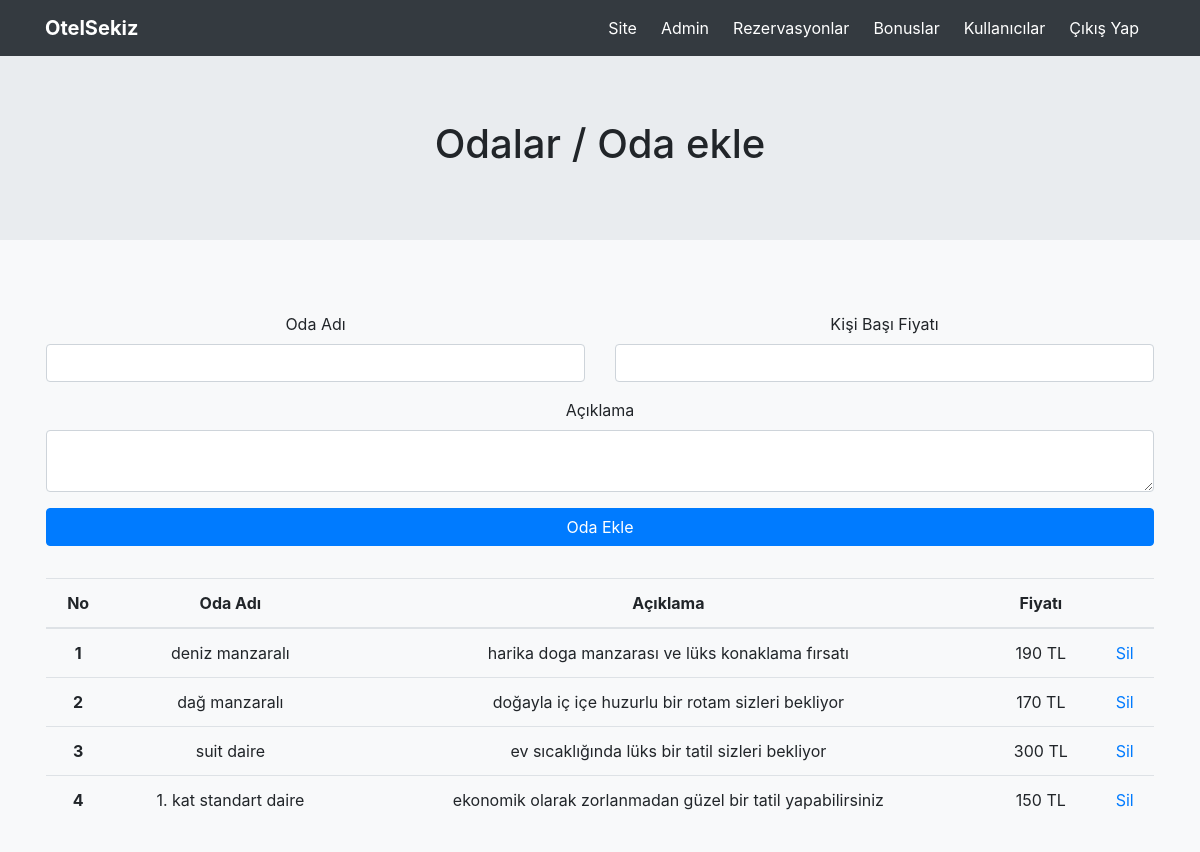
/admin (signed in), run on the app's committed database.
### app.py (models this page shows)
    class Oda(db.Model):
        __tablename__ = 'odalar'
        id = db.Column(db.Integer(), primary_key=True)
        baslik = db.Column(db.String(120), server_default='')
        aciklama = db.Column(db.String(200), server_default='')
        fiyat = db.Column(db.String(20), server_default='0')

### app.py (the view)
    @app.route('/admin')
    @roles_required('Admin')
    def admin_index():
        odalar = Oda.query.order_by(Oda.id).all()
        return render_template('admin/index.html', odalar = odalar)

### templates/admin/index.html (shortened to what this page needs)
{% include 'admin/header.html' %}
<div class="jumbotron jumbotron-fluid">
  <div class="container">
    <h1 class="display-6 text-center">Odalar / Oda ekle</h1>
  </div>
</div>
<div class="container p-3 text-center">
  <form class="mt-4" action="/admin/odaekle" method="post">
    <div class="row justify-content-center">
     <div class="col-lg-6">
       <div class="form-group mb-3">
         <label for="input">Oda Adı</label>
         <input class="form-control" type="text" name="oda_adi" id="input" required>
       </div>
     </div>
     <div class="col-lg-6">
       <div class="form-group mb-3">
         <label for="input">Kişi Başı Fiyatı</label>
         <input class="form-control" type="number" name="oda_fiyat" id="input" required>
       </div>
     </div>
     <div class="col-lg-12">
       <div class="form-group mb-3">
         <label for="input">Açıklama</label>
         <textarea name="oda_aciklama" rows="2" class="form-control"></textarea>
       </div>
     </div>
     <div class="col-lg-12">
       <div class="form-group mb-3">
         <button type="submit" class="btn btn-primary btn-block">Oda Ekle</button>
       </div>
     </div>
    </div>
  </form>
  <table class="table mt-3">
    <thead>
      <tr>
        <th scope="col">No</th>
        <th scope="col">Oda Adı</th>
        <th scope="col">Açıklama</th>
        <th scope="col">Fiyatı</th>
        <th scope="col"></th>
      </tr>
    </thead>
    <tbody>
      {% for oda in odalar %}
      <tr>
        <th scope="row">{{oda.id}}</th>
        <td>{{oda.baslik}}</td>
        <td>{{oda.aciklama}}</td>
        <td>{{oda.fiyat}} TL</td>
        <td><a href="/admin/oda_sil/{{oda.id}}">Sil</a></td>
      </tr>
      {% endfor %}
    </tbody>
  </table>
</div>
{% include 'admin/footer.html' %}

### templates/admin/header.html (shortened to what this page needs)
<!doctype html>
<html lang="en">
  <head>
    <link rel="stylesheet" href="/static/css/bootstrap.min.css">
    <link rel="stylesheet" href="/static/css/bootstrap-datepicker3.min.css">
  </head>
  <body class="bg-light">
		<nav class="navbar navbar-expand-lg navbar-dark bg-dark static-top">
		  <div class="container">
		    <a class="navbar-brand" href="/">
          <strong class="text-white">OtelSekiz</strong>
        </a>
		    <div class="collapse navbar-collapse" id="navbarResponsive">
		      <ul class="navbar-nav ml-auto">
		        <li class="nav-item active mr-2">
		          <a class="nav-link" href="/">Site</a>
		        </li>
		        <li class="nav-item active mr-2">
		          <a class="nav-link" href="/admin">Admin</a>
		        </li>
            <li class="nav-item active mr-2">
		          <a class="nav-link" href="/admin/rezervasyonlar">Rezervasyonlar</a>
		        </li>
            <li class="nav-item active mr-2">
		          <a class="nav-link" href="/admin/bonuslar">Bonuslar</a>
		        </li>
            <li class="nav-item active mr-2">
		          <a class="nav-link" href="/admin/kullanicilar">Kullanıcılar</a>
		        </li>
            <li class="nav-item active mr-2">
		          <a class="nav-link" href="/cikis">Çıkış Yap</a>
		        </li>
		      </ul>
		    </div>
		  </div>
		</nav>

### templates/admin/footer.html (shortened to what this page needs)
  </body>
</html>

### data on the page
Oda: id "1", baslik "deniz manzaralı", aciklama "harika doga manzarası ve lüks konaklama fırsatı", fiyat "190"
Oda: id "2", baslik "dağ manzaralı", aciklama "doğayla iç içe huzurlu bir rotam sizleri bekliyor", fiyat "170"
Oda: id "3", baslik "suit daire", aciklama "ev sıcaklığında lüks bir tatil sizleri bekliyor", fiyat "300"
Oda: id "4", baslik "1. kat standart daire", aciklama "ekonomik olarak zorlanmadan güzel bir tatil yapabilirsiniz", fiyat "150"
